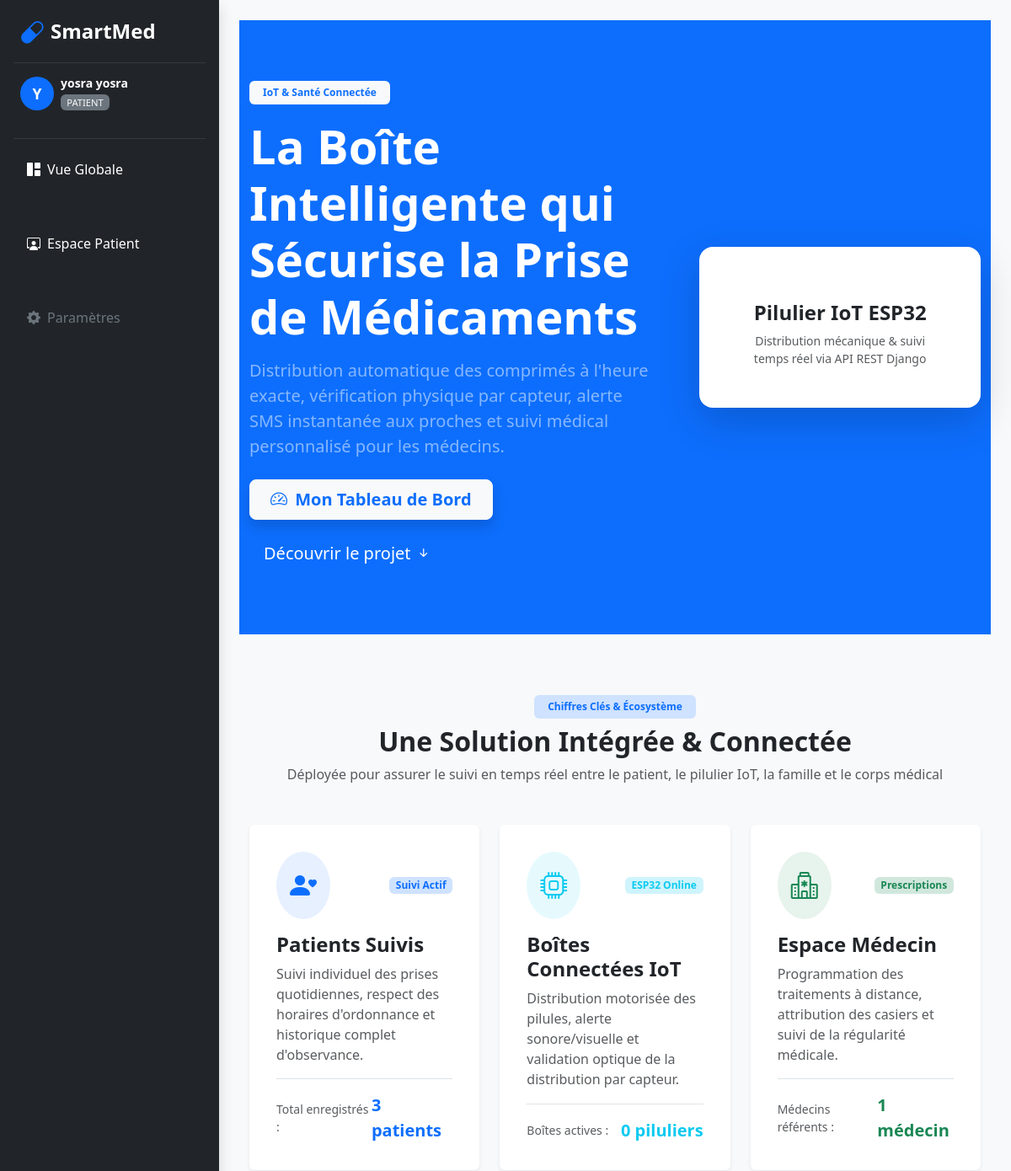
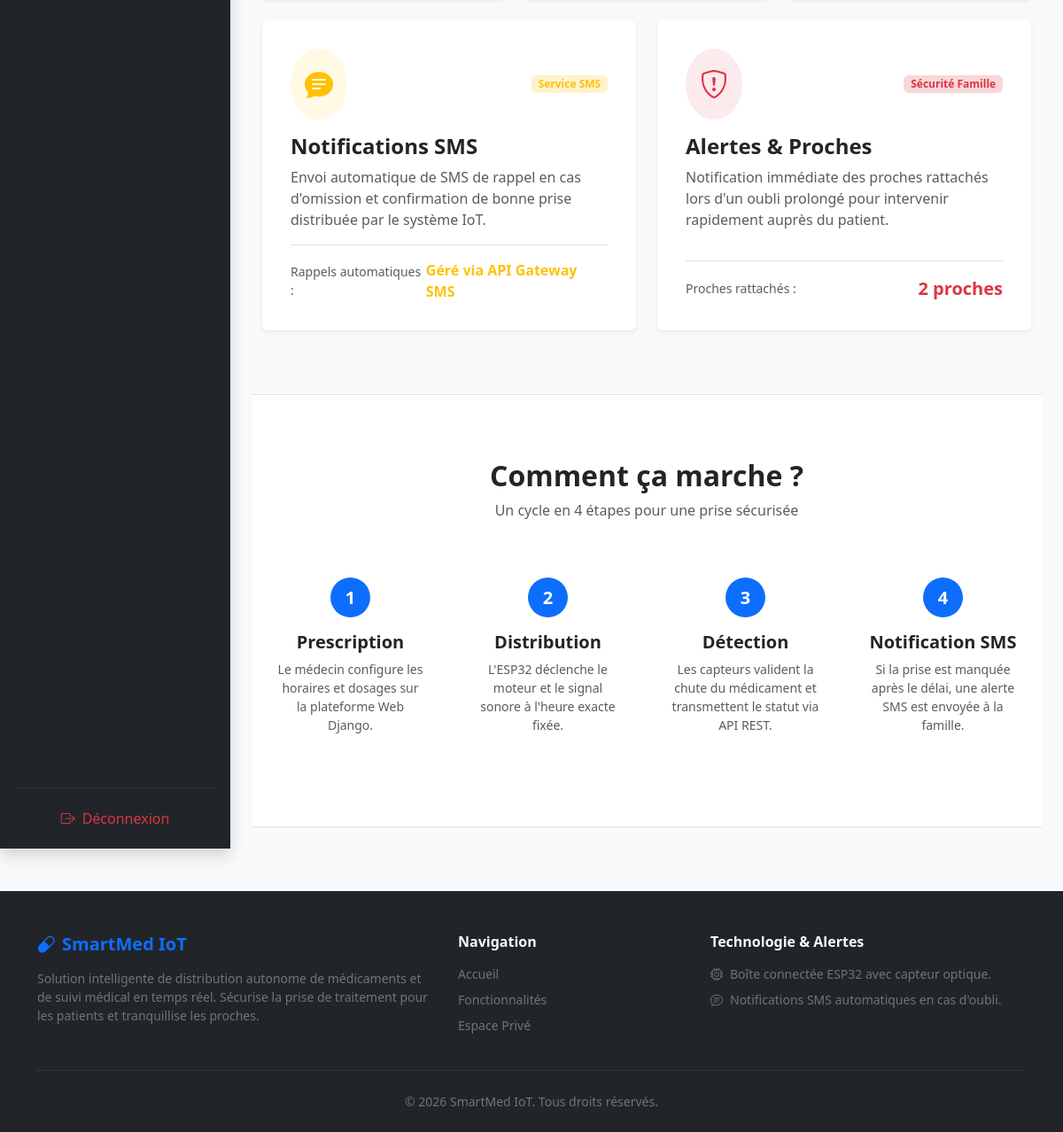
Page / (signed in) on the committed database (2 pictures, top to bottom).
### accounts/models.py (models this page shows, shortened)
class User(AbstractUser):
    class Role(models.TextChoices):
        DOCTOR = 'DOCTOR', 'Médecin'
        RELATIVE = 'RELATIVE', 'Proche / Famille'
        PATIENT = 'PATIENT', 'Patient'
    role = models.CharField(
        max_length=20,
        choices=Role.choices,
        default=Role.PATIENT,
        verbose_name="Rôle Utilisateur"
    )
    phone_number = models.CharField(
        max_length=20,
        blank=True,
        null=True,
        verbose_name="Numéro de Téléphone"
    )
    class Meta:
        verbose_name = "Utilisateur"
        verbose_name_plural = "Utilisateurs"

### smartbox_backend/views.py (the view)
# urls.py: path('', home, name='home'),
def home(request):
    total_doctors = User.objects.filter(role='DOCTOR').count()
    total_patients = User.objects.filter(role='PATIENT').count()
    total_relatives = User.objects.filter(role='RELATIVE').count()
    total_boxes = ConnectedBox.objects.filter(is_active=True).count()
    context = {
        'total_doctors': total_doctors,
        'total_patients': total_patients,
        'total_relatives': total_relatives,
        'total_boxes': total_boxes,
    }
    return render(request, 'home.html', context)

### templates/home.html (shortened to what this page needs)
{% extends 'base.html' %}
{% block content %}
<section class="bg-primary text-white py-5">
    <div class="container py-4">
        <div class="row align-items-center g-5">
            <div class="col-lg-7">
                <span class="badge bg-light text-primary fw-bold mb-3 px-3 py-2">IoT & Santé Connectée</span>
                <h1 class="display-4 fw-bold mb-3">La Boîte Intelligente qui Sécurise la Prise de Médicaments</h1>
                <p class="lead mb-4 text-white-50">
                    Distribution automatique des comprimés à l'heure exacte, vérification physique par capteur, alerte SMS instantanée aux proches et suivi médical personnalisé pour les médecins.
                </p>
                <div class="d-flex flex-wrap gap-3">
                    {% if user.is_authenticated %}
                        <a href="{% url 'dashboards:main-dashboard' %}" class="btn btn-light btn-lg text-primary fw-bold px-4 shadow">
                            <i class="bi bi-speedometer2 me-1"></i> Mon Tableau de Bord
                        </a>
                    {% endif %}
                    <a href="#how-it-works" class="btn btn-link text-white text-decoration-none btn-lg px-3">
                        Découvrir le projet <i class="bi bi-arrow-down-short"></i>
                    </a>
                </div>
            </div>
            <div class="col-lg-5 text-center">
                <div class="bg-white text-primary p-5 rounded-4 shadow-lg">
                    <h4 class="mt-3 fw-bold text-dark">Pilulier IoT ESP32</h4>
                    <p class="text-muted small mb-0">Distribution mécanique & suivi temps réel via API REST Django</p>
                </div>
            </div>
        </div>
    </div>
</section>
<section id="features" class="py-5 bg-light">
    <div class="container py-4">
        <div class="text-center mb-5">
            <span class="badge bg-primary-subtle text-primary fw-bold px-3 py-2 mb-2">Chiffres Clés & Écosystème</span>
            <h2 class="fw-bold">Une Solution Intégrée & Connectée</h2>
            <p class="text-muted">Déployée pour assurer le suivi en temps réel entre le patient, le pilulier IoT, la famille et le corps médical</p>
        </div>
        <div class="row g-4">
            <div class="col-lg-4 col-md-6">
                <div class="card h-100 border-0 shadow-sm p-3">
                    <div class="card-body d-flex flex-column justify-content-between">
                        <div>
                            <div class="d-flex align-items-center justify-content-between mb-3">
                                <div class="bg-primary bg-opacity-10 text-primary p-3 rounded-circle">
                                    <i class="bi bi-person-heart fs-2"></i>
                                </div>
                                <span class="badge bg-primary-subtle text-primary fw-bold">Suivi Actif</span>
                            </div>
                            <h4 class="fw-bold card-title text-dark">Patients Suivis</h4>
                            <p class="card-text text-muted">
                                Suivi individuel des prises quotidiennes, respect des horaires d'ordonnance et historique complet d'observance.
                            </p>
                        </div>
                        <div class="border-top pt-3 mt-3 d-flex justify-content-between align-items-center">
                            <span class="text-muted small">Total enregistrés :</span>
                            <strong class="text-primary fs-5">{{ total_patients|default:0 }} patient{{ total_patients|pluralize }}</strong>
                        </div>
                    </div>
                </div>
            </div>
            <div class="col-lg-4 col-md-6">
                <div class="card h-100 border-0 shadow-sm p-3">
                    <div class="card-body d-flex flex-column justify-content-between">
                        <div>
                            <div class="d-flex align-items-center justify-content-between mb-3">
                                <div class="bg-info bg-opacity-10 text-info p-3 rounded-circle">
                                    <i class="bi bi-cpu fs-2"></i>
                                </div>
                                <span class="badge bg-info-subtle text-info fw-bold">ESP32 Online</span>
                            </div>
                            <h4 class="fw-bold card-title text-dark">Boîtes Connectées IoT</h4>
                            <p class="card-text text-muted">
                                Distribution motorisée des pilules, alerte sonore/visuelle et validation optique de la distribution par capteur.
                            </p>
                        </div>
                        <div class="border-top pt-3 mt-3 d-flex justify-content-between align-items-center">
                            <span class="text-muted small">Boîtes actives :</span>
                            <strong class="text-info fs-5">{{ total_boxes|default:0 }} pilulier{{ total_boxes|pluralize }}</strong>
                        </div>
                    </div>
                </div>
            </div>
            <div class="col-lg-4 col-md-6">
                <div class="card h-100 border-0 shadow-sm p-3">
                    <div class="card-body d-flex flex-column justify-content-between">
                        <div>
                            <div class="d-flex align-items-center justify-content-between mb-3">
                                <div class="bg-success bg-opacity-10 text-success p-3 rounded-circle">
                                    <i class="bi bi-hospital fs-2"></i>
                                </div>
                                <span class="badge bg-success-subtle text-success fw-bold">Prescriptions</span>
                            </div>
                            <h4 class="fw-bold card-title text-dark">Espace Médecin</h4>
                            <p class="card-text text-muted">
                                Programmation des traitements à distance, attribution des casiers et suivi de la régularité médicale.
                            </p>
                        </div>
                        <div class="border-top pt-3 mt-3 d-flex justify-content-between align-items-center">
                            <span class="text-muted small">Médecins référents :</span>
                            <strong class="text-success fs-5">{{ total_doctors|default:0 }} médecin{{ total_doctors|pluralize }}</strong>
                        </div>
                    </div>
                </div>
            </div>
            <div class="col-lg-6 col-md-6">
                <div class="card h-100 border-0 shadow-sm p-3">
                    <div class="card-body d-flex flex-column justify-content-between">
                        <div>
                            <div class="d-flex align-items-center justify-content-between mb-3">
                                <div class="bg-warning bg-opacity-10 text-warning p-3 rounded-circle">
                                    <i class="bi bi-chat-text-fill fs-2"></i>
                                </div>
                                <span class="badge bg-warning-subtle text-warning fw-bold">Service SMS</span>
                            </div>
                            <h4 class="fw-bold card-title text-dark">Notifications SMS</h4>
                            <p class="card-text text-muted">
                                Envoi automatique de SMS de rappel en cas d'omission et confirmation de bonne prise distribuée par le système IoT.
                            </p>
                        </div>
                        <div class="border-top pt-3 mt-3 d-flex justify-content-between align-items-center">
                            <span class="text-muted small">Rappels automatiques :</span>
                            <strong class="text-warning">Géré via API Gateway SMS</strong>
                        </div>
                    </div>
                </div>
            </div>
            <div class="col-lg-6 col-md-12">
                <div class="card h-100 border-0 shadow-sm p-3">
                    <div class="card-body d-flex flex-column justify-content-between">
                        <div>
                            <div class="d-flex align-items-center justify-content-between mb-3">
                                <div class="bg-danger bg-opacity-10 text-danger p-3 rounded-circle">
                                    <i class="bi bi-shield-exclamation fs-2"></i>
                                </div>
                                <span class="badge bg-danger-subtle text-danger fw-bold">Sécurité Famille</span>
                            </div>
                            <h4 class="fw-bold card-title text-dark">Alertes & Proches</h4>
                            <p class="card-text text-muted">
                                Notification immédiate des proches rattachés lors d'un oubli prolongé pour intervenir rapidement auprès du patient.
                            </p>
                        </div>
                        <div class="border-top pt-3 mt-3 d-flex justify-content-between align-items-center">
                            <span class="text-muted small">Proches rattachés :</span>
                            <strong class="text-danger fs-5">{{ total_relatives|default:0 }} proche{{ total_relatives|pluralize }}</strong>
                        </div>
                    </div>
                </div>
            </div>
        </div>
    </div>
</section>
<section id="how-it-works" class="py-5 bg-white border-top border-bottom">
    <div class="container py-4">
        <div class="text-center mb-5">
            <h2 class="fw-bold">Comment ça marche ?</h2>
            <p class="text-muted">Un cycle en 4 étapes pour une prise sécurisée</p>
        </div>
        <div class="row g-4 text-center">
            <div class="col-md-3">
                <div class="p-3">
                    <span class="badge bg-primary rounded-circle mb-3 fs-5" style="width: 45px; height: 45px; line-height: 32px;">1</span>
                    <h5 class="fw-bold">Prescription</h5>
                    <p class="text-muted small">Le médecin configure les horaires et dosages sur la plateforme Web Django.</p>
                </div>
            </div>
            <div class="col-md-3">
                <div class="p-3">
                    <span class="badge bg-primary rounded-circle mb-3 fs-5" style="width: 45px; height: 45px; line-height: 32px;">2</span>
                    <h5 class="fw-bold">Distribution</h5>
                    <p class="text-muted small">L'ESP32 déclenche le moteur et le signal sonore à l'heure exacte fixée.</p>
                </div>
            </div>
            <div class="col-md-3">
                <div class="p-3">
                    <span class="badge bg-primary rounded-circle mb-3 fs-5" style="width: 45px; height: 45px; line-height: 32px;">3</span>
                    <h5 class="fw-bold">Détection</h5>
                    <p class="text-muted small">Les capteurs valident la chute du médicament et transmettent le statut via API REST.</p>
                </div>
            </div>
            <div class="col-md-3">
                <div class="p-3">
                    <span class="badge bg-primary rounded-circle mb-3 fs-5" style="width: 45px; height: 45px; line-height: 32px;">4</span>
                    <h5 class="fw-bold">Notification SMS</h5>
                    <p class="text-muted small">Si la prise est manquée après le délai, une alerte SMS est envoyée à la famille.</p>
                </div>
            </div>
        </div>
    </div>
</section>
{% endblock %}

### templates/includes/sidebar.html (shortened to what this page needs)
<aside class="d-flex flex-column flex-shrink-0 p-3 bg-dark text-white min-vh-100 shadow" style="width: 260px;">
    <a href="{% url 'dashboards:main-dashboard' %}" class="d-flex align-items-center mb-3 mb-md-0 me-md-auto text-white text-decoration-none px-2">
        <i class="bi bi-capsule text-primary fs-3 me-2"></i>
        <span class="fs-4 fw-bold tracking-tight">SmartMed</span>
    </a>
    <hr class="border-secondary my-3">
    <div class="d-flex align-items-center mb-3 px-2">
        <div class="rounded-circle bg-primary text-white d-flex align-items-center justify-content-center fw-bold me-2" style="width: 40px; height: 40px; font-size: 1.1rem;">
            {{ request.user.username|slice:":1"|upper }}
        </div>
        <div class="overflow-hidden">
            <h6 class="mb-0 text-truncate text-white small fw-semibold">{{ request.user.get_full_name|default:request.user.username }}</h6>
            <span class="badge bg-secondary bg-opacity-70 text-light fw-normal" style="font-size: 0.7rem;">
                {% if request.user.is_superuser %}
                    Super Admin
                {% elif request.user.is_staff %}
                    Administrateur
                {% else %}
                    {{ request.user.role|default:"Utilisateur" }}
                {% endif %}
            </span>
        </div>
    </div>
    <hr class="border-secondary mb-3">
    <ul class="nav nav-pills flex-column mb-auto gap-1">
        <li class="nav-item">
            <a href="{% url 'dashboards:main-dashboard' %}"
               class="nav-link text-white d-flex align-items-center gap-2 {% if request.resolver_match.url_name == 'main-dashboard' %}active bg-primary{% endif %}">
                <i class="bi bi-grid-1x2-fill"></i>
                <span>Vue Globale</span>
            </a>
        </li>
        <li class="nav-item mt-3">
            <small class="text-uppercase text-muted fw-bold px-2" style="font-size: 0.65rem; letter-spacing: 0.5px;">Espaces Métiers</small>
        </li>
        {% if request.user.role == 'PATIENT' or request.user.is_staff or request.user.is_superuser %}
        <li class="nav-item">
            <a href="{% url 'dashboards:patient-dashboard' %}"
               class="nav-link text-white d-flex align-items-center gap-2 {% if request.resolver_match.url_name == 'patient-dashboard' %}active bg-primary{% endif %}">
                <i class="bi bi-person-workspace"></i>
                <span>Espace Patient</span>
            </a>
        </li>
        {% endif %}
        <li class="nav-item mt-3">
            <small class="text-uppercase text-muted fw-bold px-2" style="font-size: 0.65rem; letter-spacing: 0.5px;">Mon Compte</small>
        </li>
        <li>
            <a href="#" class="nav-link text-secondary d-flex align-items-center gap-2">
                <i class="bi bi-gear-fill"></i>
                <span>Paramètres</span>
            </a>
        </li>
    </ul>
    <hr class="border-secondary my-3">
    <div>
        <form action="{% url 'accounts:logout' %}" method="post" class="w-100">
            <button type="submit" class="btn btn-outline-danger w-100 d-flex align-items-center justify-content-center gap-2 border-0">
                <i class="bi bi-box-arrow-right"></i>
                <span>Déconnexion</span>
            </button>
        </form>
    </div>
</aside>

### rows in the picture
User: user.username "Y", user.get_full_name "yosra yosra", user.role "PATIENT"

### other values in the picture
{{ total_patients|default:0 }} "3"
{{ total_boxes|default:0 }} "0"
{{ total_doctors|default:0 }} "1"
{{ total_relatives|default:0 }} "2"
